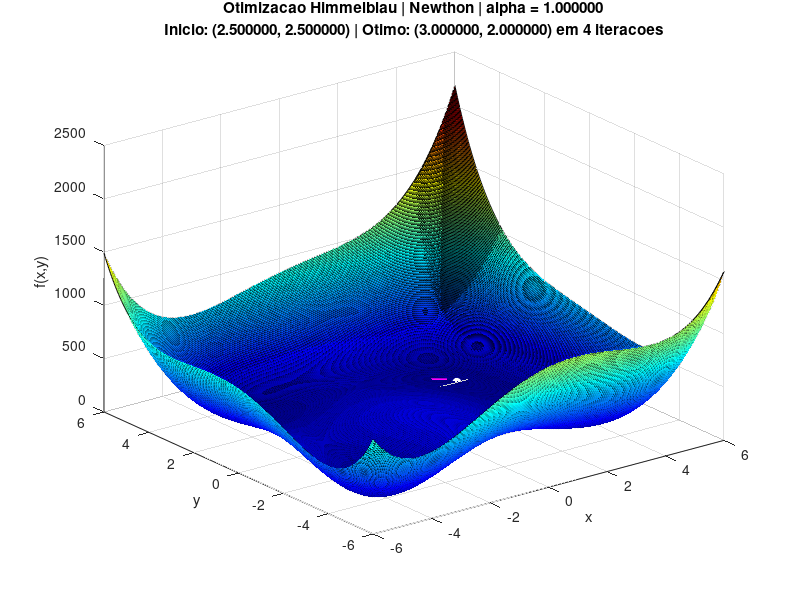
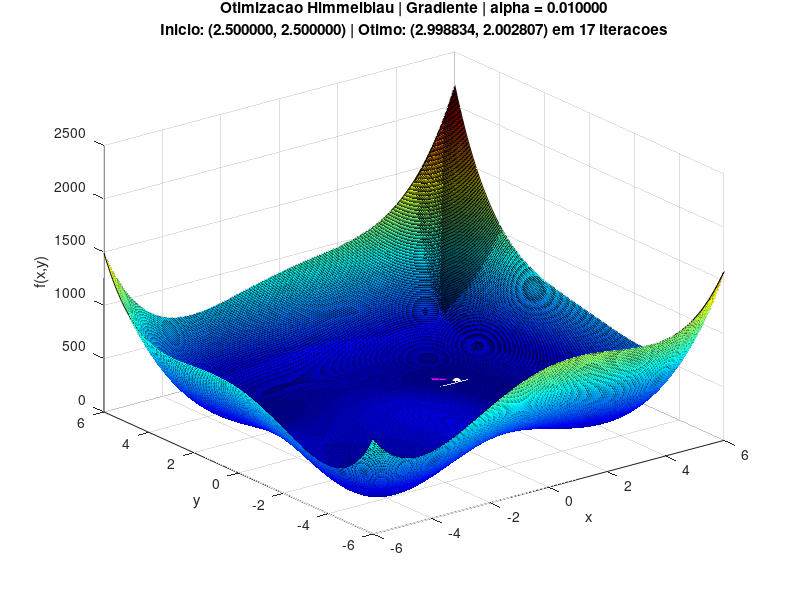
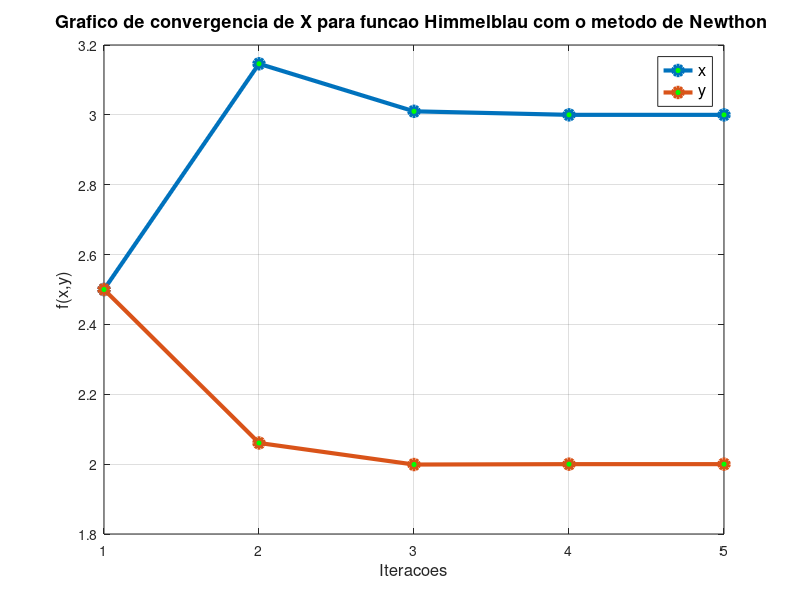
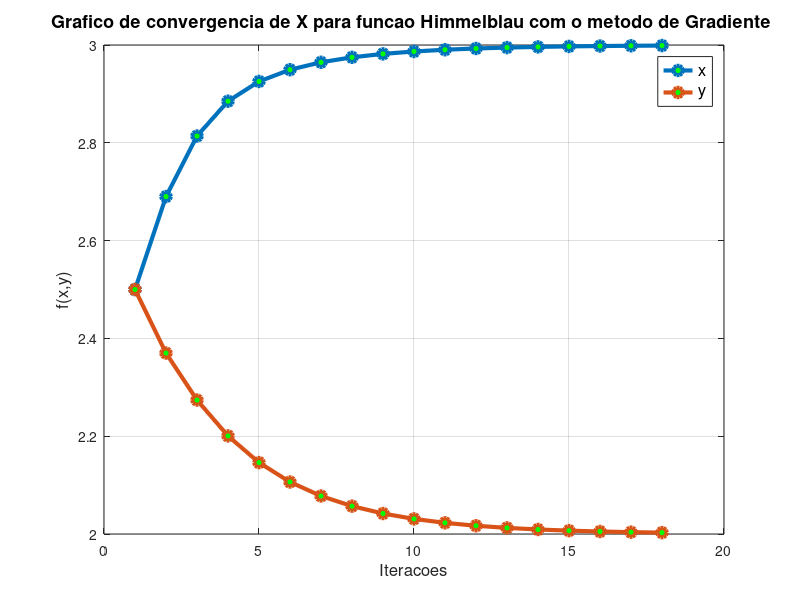

The MATLAB source for these figures, in order:
function lista4_ex_4 ()
  clc;
  x0 = [2.5 ; 2.5];
  maxItr = 1000;
  tol = 1e-3;
  aN = 1; %  0,0001 <= alpha <= 10 (nao sei pq alpha maior que 3 quebra o grafico 3d
  aG = 0.01; % alphas diferentes pois o metodo do gradiente nao estava convergindo com alpha = 1, estava dando NaN

  %chamada dos metodos
  [pontoOtimoN,iN,todosXN,todosYN] = metodoNewton(x0,aN,maxItr,tol);
  printarInfo('Newthon',pontoOtimoN,todosXN,todosYN,iN,aN);
  [pontoOtimoG,iG,todosXG,todosYG] = metodoGradiente(x0,aG,maxItr,tol); % nota se que o metodo nao chegou ao ponto otimo previsto (3,2)
  printarInfo('Gradiente',pontoOtimoG,todosXG,todosYG,iG,aG);
   %chamadas para as funcoes de graficos
   plotagrafico3D(1,'Newthon',pontoOtimoN,todosXN,todosYN,iN,aN);
   pause(1); % pausa pra acabar a animacao do primiero grafico / ou um keyboard
   plotagrafico3D(2,'Gradiente',pontoOtimoG,todosXG,todosYG,iG,aG);
   pause(1);
   plotaconvergenciaX(3,'Newthon',todosXN);
   pause(1);
   plotaconvergenciaX(4,'Gradiente',todosXG); % nao chega em (3,2) mas esta convergindo bom sinal
   pause(1);
   plotaconvergenciaY(5,'Newthon',todosYN);
   pause(1);
   plotaconvergenciaY(6,'Gradiente',todosYG); %converngindo pra zero
   pause(1);


function vetY = f(vetx)
  x = vetx(1);
  y = vetx(2);
  vetY = (x.^2 + y - 11)^2 + (x + y.^2 - 7)^2;
endfunction

function gradiente = gf(vetx) %gradiente de f(x)
  x = vetx(1);
  y = vetx(2);
  gradiente = nan(2,1);
  gradiente(1) = 4*x^3 + 2*y^2 + 4*x*y - 42*x - 14 ; %vetor coluna com as derivadas parciais
  gradiente(2) = 4*y^3 + 2*x^2 + 4*x*y - 26*y -22 ;
endfunction

function haussiana = H(vetx)
  x = vetx(1);
  y = vetx(2);
  haussiana = nan(2,2);
  haussiana(1,1) = 12*x^2 + 4*y - 42;
  haussiana(1,2) = 4*x + 4*y;
  haussiana(2,1) = 4*y + 4*x;
  haussiana(2,2) = 12*y^2 + 4*x -26;
endfunction

function [ pontoOtimoN, iN, todosXN, todosYN] = metodoNewton(x0,a,maxItr,tol)

  todosXN = nan(maxItr+1, length(x0));
  todosYN = nan(maxItr+1, 1);
  c = 1; %contador seprado da iteração pra evitar iN+1
  todosXN(c,:) = x0;
  todosYN(c) = f(x0);

  for iN = 1:maxItr
    x1 = x0 - a*(H(x0)\gf(x0));
    c = c+1;
    todosXN(c, :) = x1;
    todosYN(c) = f(x1);

    if max(abs(x1-x0)) <= tol
      x0 = x1;
      break
    endif
    x0 = x1;
  endfor

  todosXN = todosXN(1:c, : ); %truncando o vetor
  todosYN = todosYN(1:c);
  pontoOtimoN = x0;
 endfunction

function [ pontoOtimoG, iG, todosXG, todosYG] = metodoGradiente(x0,a,maxItr,tol)

  todosXG = nan(maxItr+1, length(x0));
  todosYG = nan(maxItr+1, 1);
  todosXG(1,:) = x0;
  todosYG(1) = f(x0);

  for iG = 1:maxItr
    x1 = x0 - a*gf(x0);
    todosXG(iG+1, :) = x1;
    todosYG(iG+1) = f(x1);

    if max(abs(x1-x0)) <= tol
      x0 = x1;
      break
    endif
    x0 = x1;
  endfor

  todosXG = todosXG(1:iG+1, : );
  todosYG = todosYG(1:iG+1);
  pontoOtimoG = x0;
 endfunction

##function [todosZ,intervaloX,intervaloY] = superficie() %funcao para preencher a matriz Z que vai ser a superficie do grafico 3D
##  intervaloX = linspace(-6,6,500); %intervalos para os espacamentos q estao na figura da lista
##  intervaloY = linspace(-6,6,500);
##
##  todosZ = nan(length(intervaloY),length(intervaloX));
##
##  for i = 1:length(intervaloX) % matriz contendo os resultados de fa funcao para cada (x,y)
##    for j = 1:length(intervaloY)
##        todosZ(j,i) = f([intervaloX(i);intervaloY(j)]); %preenchimento da matriz Z com o valor da funcao para cada intervalo de x e y, (j,i) pq o octave preenche linha por coluna
##    endfor
##  endfor
##
##endfunction
##
##function plotagrafico3D(fig,metodo,pontoOtimo,todosX,todosY,todosZ,intervaloX,intervaloY,i,a)
##  figure(fig); % na chamada passa um valor pra criar a figura e nao sobrescrever os graficos entre si
##  n = size(todosX,1); %pegando a quantidade de dados
##  clf;
##  surf(intervaloX,intervaloY,todosZ); %plotando o grafico com a superficie
##  hold on;
##  grid on;
##  xlabel('x');
##  ylabel('y');
##  zlabel('f(x,y)');
##  title(sprintf('Grafico 3D animado da otimizacao da funcao Himmelblau \nutilizando o metodo de %s com alpha = %.6f\nNo ponto inicial (%.6f , %.6f)\n O ponto otimo encontrado foi: (%.6f, %.6f) em %d iteracoes',metodo,a,todosX(1,1),todosX(1,2),pontoOtimo(1),pontoOtimo(2),i));
##  colormap jet;
##  plot3(todosX(:,1),todosX(:,2),todosY,'--','linewidth',3,'color',[1 0 1]); % linha dos trajetos
##  ponto = plot3(todosX(1,1),todosX(1,2),todosY(1),'-o', 'markerfacecolor','w','markersize',6,'color','w');  % ? erro q acontece error: set: invalid handle (= -37.4789)
##  for k = 1:n
##    set(ponto,'XData',todosX(k,1),'YData',todosX(k,2),'ZData',todosY(k));
##    drawnow;
##    pause(2);
##  endfor
##endfunction

function plotagrafico3D(fig, metodo, pontoOtimo, todosX, todosY, iter, a)
  % --- 1. CRIACAO DA SUPERFICIE ---
  intervaloX = linspace(-6, 6, 500);
  intervaloY = linspace(-6, 6, 500);
  [X, Y] = meshgrid(intervaloX, intervaloY);

  todosZ = nan(length(intervaloY),length(intervaloX));

  for i = 1:length(intervaloX) % matriz contendo os resultados de fa funcao para cada (x,y)
    for j = 1:length(intervaloY)
        todosZ(j,i) = f([intervaloX(i);intervaloY(j)]); %preenchimento da matriz Z com o valor da funcao para cada intervalo de x e y, (j,i) pq o octave preenche linha por coluna
    endfor
  endfor

  % --- 2. CONFIGURACAO E PLOTAGEM ---
  figure(fig); clf; hold on; grid on; colormap jet;
  surf(intervaloX, intervaloY, todosZ);
  view(3);

  xlabel('x'); ylabel('y'); zlabel('f(x,y)');
  title(sprintf('Otimizacao Himmelblau | %s | alpha = %.6f\nInicio: (%.6f, %.6f) | Otimo: (%.6f, %.6f) em %d iteracoes', ...
        metodo, a, todosX(1,1), todosX(1,2), pontoOtimo(1), pontoOtimo(2), iter));

  % --- 3. TRAJETO E ANIMACAO ---
  plot3(todosX(:,1), todosX(:,2), todosY, '--m', 'linewidth', 3);
  ponto = plot3(todosX(1,1), todosX(1,2), todosY(1), 'wo', 'markerfacecolor', 'w', 'markersize', 6);

  for k = 1:size(todosX, 1)
    set(ponto, 'XData', todosX(k,1), 'YData', todosX(k,2), 'ZData', todosY(k));
    drawnow;
    pause(0.5);
  endfor
endfunction

 function plotaconvergenciaX(fig,metodo,todosX) % convergencia para X
    figure(fig);
    clf;
    plot(todosX,'-o','markersize',7,'linewidth',3,'markerfacecolor','g');
    title(sprintf('Grafico de convergencia de X para funcao Himmelblau com o metodo de %s ',metodo),'fontsize',13);
    xlabel('Iteracoes','fontsize',12);
    ylabel('f(x,y)','fontsize',12);
    legend('x','y','fontsize',12)
    grid on;
  endfunction

  function plotaconvergenciaY(fig,metodo,todosY)  % convergencia para todosY  = valores para  f(x,y)
    figure(fig);
    clf;
    plot(todosY,'-o','markersize',7,'linewidth',3,'markerfacecolor','g','color','y');
    title(sprintf('Grafico de convergencia de f(x,y) para funcao Himmelblau com o metodo de %s ',metodo),'fontsize',13);
    xlabel('Iteracoes','fontsize',12);
    ylabel('f(x,y)','fontsize',12);
    legend('Valor encontrado em f(x,y)','fontsize',12)
    grid on;
  endfunction

  function printarInfo(metodo,pontoOtimo,todosX,todosY,i,a)
    printf('Utilizando o metodo %s com alpha = %.6f, o ponto otimo encontrado foi: (%.6f , %.6f), em %d iteracoes\n',metodo,a,pontoOtimo(1),pontoOtimo(2),i);
    printf('Distancia do ponto encontrado em relacao ao ponto otimo dado (3,2): %.6f\n', norm( pontoOtimo - [3;2]));
    printf('Valor de f(x,y) no ponto (%.6f , %.6f) = %.6f\n\n\n',pontoOtimo(1),pontoOtimo(2),todosY(end)); % pegando o valor de f(x,y) da ultima iteracao
  endfunction
endfunction
